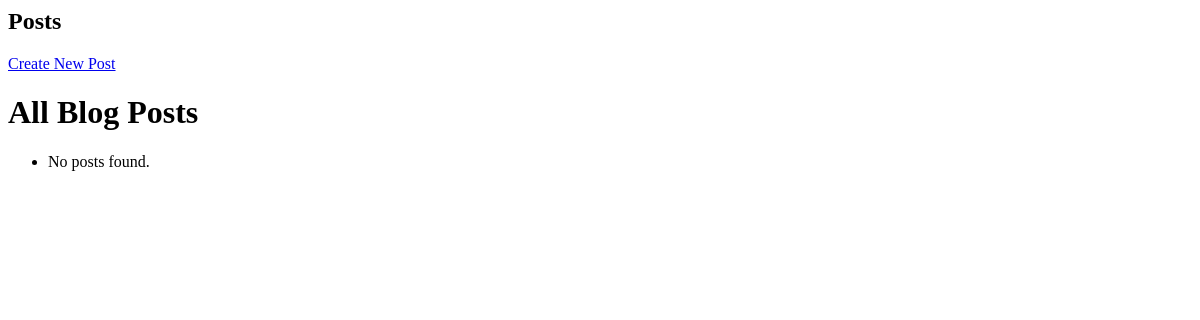
Before: / with the older database file.
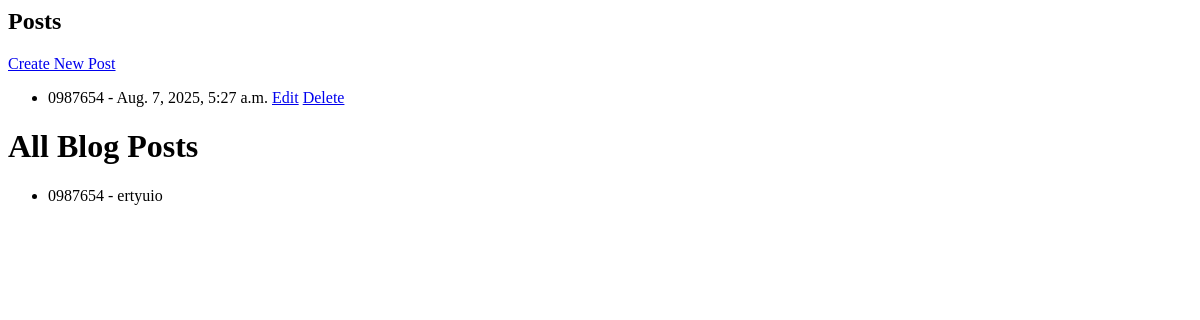
After: the same page with the newer database file.
### blog/models.py (models this page shows, shortened)
class Post(models.Model):
    title = models.CharField(max_length = 100)
    content= models.TextField()
    created_at = models.DateTimeField(auto_now_add = True)

### blog/views.py (the view)
# urls.py: path('', views.post_list, name = 'post_list'),
def post_list(request):
    posts = Post.objects.all()
    return render(request, 'blog/post_list.html', {
        'posts': posts
    })

### blog/templates/blog/post_list.html (shortened to what this page needs)
<h2>Posts</h2>
<a href="{% url 'post_create' %}">Create New Post</a>
<ul>
  {% for post in posts %}
    <li>
      {{ post.title }} - {{ post.created_at }}
      <a href="{% url 'post_update' post.pk %}">Edit</a>
      <a href="{% url 'post_delete' post.pk %}">Delete</a>
    </li>
  {% endfor %}
</ul>
<!DOCTYPE html>
<html>
<head>
</head>
<body>
    <h1>All Blog Posts</h1>
    <ul>
        {% for post in posts %}
            <li>{{ post.title }} - {{ post.content }}</li>
        {% empty %}
            <li>No posts found.</li>
        {% endfor %}
    </ul>
</body>
</html>

Changed rows visible on the page:
added Post: title "0987654", created_at "Aug. 7, 2025, 5:27 a.m.", content "ertyuio"
Other visible differences:
text no longer shown: "No posts found."
